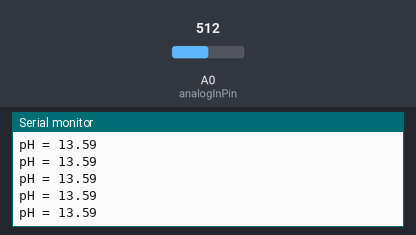
This sketch was run on a simulated Arduino Uno, built with avr-gcc and run on an emulated ATmega328P. Shown: the last lines printed to the serial monitor. The inputs (shaded band) are chosen by the test bench; at power-on: A0 (analogInPin) = 512.

Above: at 1.2 s.
1.3 s: A0 (analogInPin) set to 716
At 1.56 s:
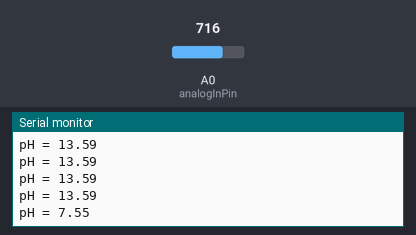
2.8 s: A0 (analogInPin) set to 900
At 2.89 s:
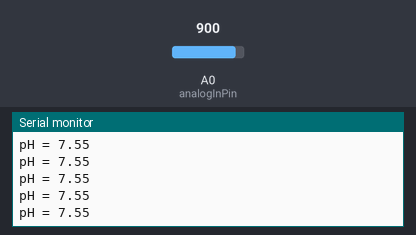
Timing chart, 0 to 5.8 s (numbered marks = the images above; inputs shaded):
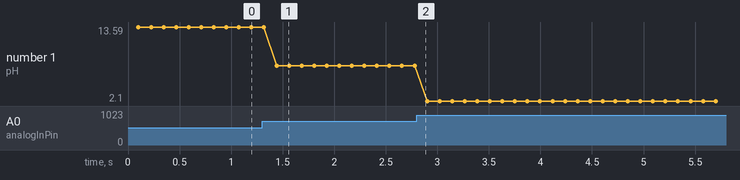

Measured:
- after the input at 1.3 s, the serial monitor: prints a new line after 0.14 s (image 1)
- plotted number 1: 13.59 → 7.55 after the input at 1.3 s, 7.55 → 2.1 after the input at 2.8 s

The sketch:

arduino_ph_measurement.ino
```cpp
/**
 * pH measurement with Liquid PH 0-14 Value Detection Regulator Sensor Module Monitoring Control Meter Tester + BNC PH Electrode Probe For Arduino
 *  https://www.aliexpress.com/item/32964738891.html?spm=a2g0s.9042311.0.0.27424c4dz9ensA
 *
 * Source code found on:
 *  https://scidle.com/how-to-use-a-ph-sensor-with-arduino/
 *
 * First calibrate the pH with buffer fluids. Measure the voltage at p0, using the Arduino int value.
 *          y = ax + b // y = ph, x = voltage, a en b are to be determined
 *
 *          4,01 = a * 4,08 + b // eerste bufferoplossing is pH 4,01, gemeten voltage is 4,08
 *          6,86 = a * 3,61 + b // tweede bufferoplossing is pH 6,86, gemeten voltage is 3,63

 *          b = 4,01 - a * 4,08
 *          6,86 = a * 3,61 + (4,01 - a * 4,08) // substitueer waarde van b in de eerste vergelijking in de tweede vergelijking om a te berekenen
 *          6,86 = a * 3,61 + 4,01 - a * 4,08
 *          6,86 = 3,61a + 4,01 - 4,08a
 *          6,86 - 4,01 = a (3,61 - 4,08)
 *          2,85 = - 0,47 * a
 *          a = -6,06
 *          b = 4,01 - (-6,06 * 4,08) = 28,75 // vul a in de eerste vergelijking om b te berekenen
 *
 *          => 6,86 = -6,06 * 3,61 + 28,75 =  // dubbelcheck
 *
 *          (You can use arduino_ph_berekening.xls to compute the values)
 *
 * To connect with Arduino we will need an analog input (A0), power (5V) and two GND that actually in the sensor circuit are separated but we can use the same.
 *
 * Pinout
 * To  Temperature
 * Do  Limit pH Signal
 * Po  Analog pH value // A0
 * G   Analog GND      // GND
 * G   Supply GND      // GND
 * V+  Supply (5V)     // 5V
 *
 */

const int analogInPin = A0;
int sensorValue = 0;
unsigned long int avgValue;
const float a = -6.06383; //@see "calibration"
const float b = 28.75043; //@see "calibration"
int buf[10],temp;

void setup() {
 Serial.begin(57600);
}

/**
 */
void loop() {
  float phValue = measurepH(); // get the pH
  Serial.print("pH = ");
  Serial.println(phValue); //  and send it to the serial port to see it in the serial monitor

  delay(20);
}

/**
 * Gets pH result from pH sensor
 *
 * The code consists of taking 10 samples of the analogue input A0, ordering them and discarding the highest and
 * the lowest and calculating the mean with the six remaining samples by converting this value to voltage in the
 * variable pHVol, then using the equation that we have calculated with the pH reference values we convert pHVol
 * to pHValue.
 */
float measurepH () {
  // read 10 times info buf[]
  for(int i = 0; i < 10; i++) {
     buf[i] = analogRead(analogInPin);
     delay(10);
  }

  // put lowest values first in buf[]
  for(int i = 0; i < 9; i++) {
     for(int j = i + 1; j < 10; j++) {
        if(buf[i] > buf[j]) {
           temp = buf[i];
           buf[i] = buf[j];
           buf[j] = temp;
        }
     }
  }

  // calculate average, starting with third value and also discarting last 2
  avgValue=0;
  for(int i = 2; i < 8; i++) avgValue += buf[i];
  float pHVol = (float)avgValue * 5.0 / 1024 / 6; // 6 measurements: convert measured int to voltage (0-1024 range to 0-5V range), use this value also to calibrate your pH sensor
  float phValue = a * pHVol + b;

  return phValue;
}
```
